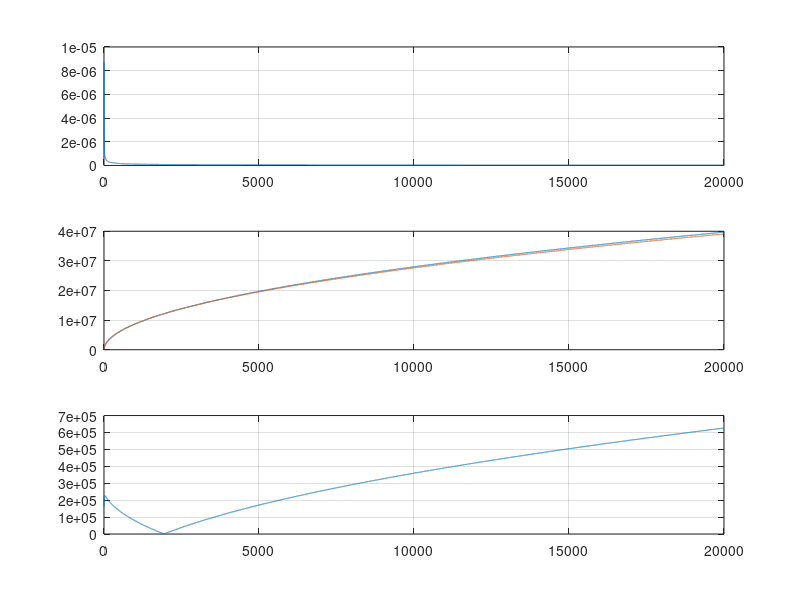

MATLAB code for this plot:


steps=(1000*1000)/(2*25)

d = 1000000*0.676*sqrt(2/25)

sum = 0;
data = [];

for n=1:1:steps
    d = d - (2*d)/(4*n+1);
    sum = sum + d;
    data = [data; n sum];
end
  
subplot(3,1,1)
plot(data(:,1),1./data(:,2));
grid;

y = steps*sqrt(190.*data(:,1)+data(:,1));
subplot(3,1,2)
plot(data(:,1),data(:,2));
hold on
plot(data(:,1),y);
grid;
subplot(3,1,3);
plot(data(:,1),(abs(data(:,2)-y)));
grid;